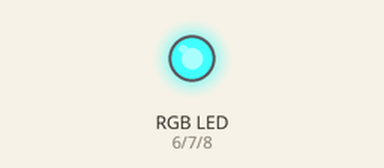
Simulated run of this sketch. Board: Arduino Uno, built with avr-gcc and run on an emulated ATmega328P. On the bench: an RGB LED mixed from three pins (HIGH = lit). Dim RGB values are drawn brighter than linear.

Above: at 0.05 s.
At 3.5 s:
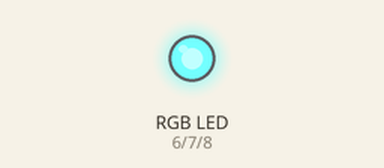
At 6.95 s:
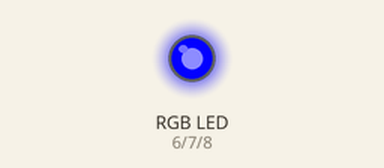
At 8.7 s:
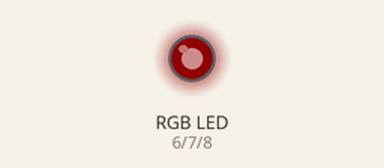
At 10.45 s:
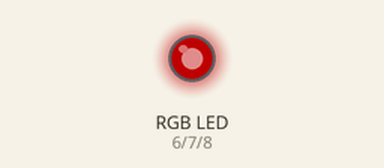
At 13.95 s:
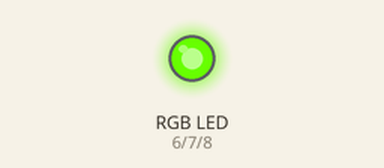
Timing chart, 0 to 18.2 s (numbered marks = the images above):
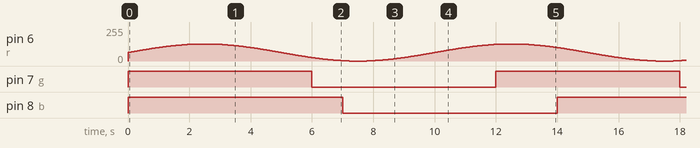

Measured:
- by itself, pin 7 (g): alternates HIGH for 6.0 s and LOW for 6.0 s
- by itself, pin 8 (b): alternates HIGH for 7.0 s and LOW for 7.0 s

The sketch:

living-color.ino
```cpp
// ATtiny44 pins 6,7,8 can use PWM

int r = 6;
int g = 7;
int b = 8;

void setup() {
  pinMode(r, OUTPUT);
  pinMode(g, OUTPUT);
  pinMode(b, OUTPUT);
}

void loop() {
  unsigned long t = millis();
//  int red = 128+floor(128*sin(t * PI/ 5000));
  // suppress dominant red
  int red = 64+floor(64*sin(t * PI/ 5000));
  int green = 128+floor(128*sin(t * PI / 6000));
  int blue = 128+floor(128*sin(t * PI/ 7000));
  analogWrite(r, red);
  analogWrite(g, green);
  analogWrite(b, blue);
}
```
